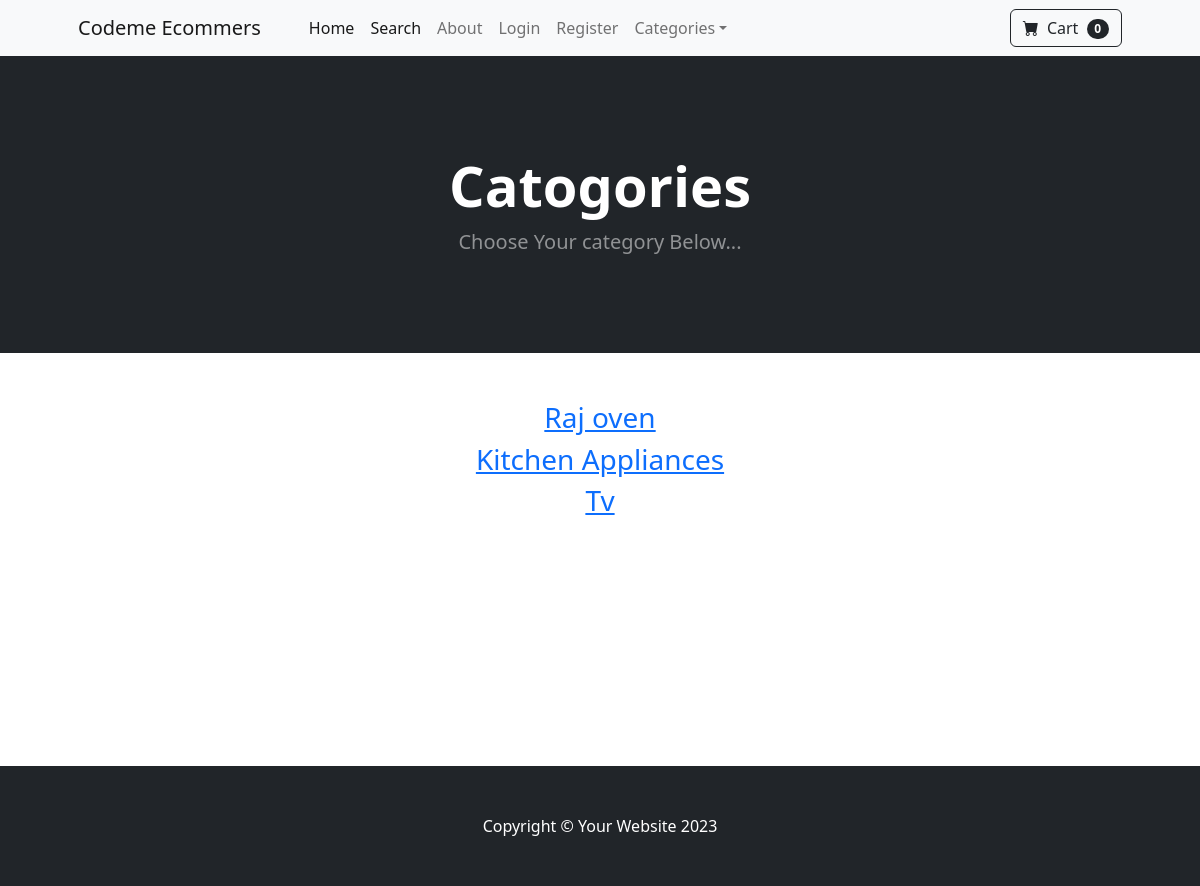
The app's page /category_summary/ with its own data.
### store/models.py (models this page shows)
class Category(models.Model):
  name = models.CharField(max_length=50)
  def __str__(self):
    return self.name

### store/views.py (the view)
# urls.py: path('category_summary/',views.category_summary, name='category_summary'),
def category_summary(request):
  categories = Category.objects.all()
  return render(request,"category_summary.html",{'categories':categories})

### cart/cart.py (called while the page is built)
  def __len__(self):
    return len(self.cart)

### cart/context_processors.py (called while the page is built)
def cart(request):
  return {'cart':Cart(request)}

### store/templates/category_summary.html
{% extends "base.html" %} {% block content %}
<header class="bg-dark py-5">
  <div class="container px-4 px-lg-5 my-5">
    <div class="text-center text-white">
      <h1 class="display-4 fw-bolder">Catogories</h1>
      <p class="lead fw-normal text-white-50 mb-0">
        Choose Your category Below...
      </p>
    </div>
  </div>
</header>
<div class="container">
  <div class="row">
    <center>
      <div class="col-8">
        <br /><br />
        {% for category in categories %}
        <h3><a href="{% url 'category' category %}">{{ category }} </a></h3>
        {% endfor %}
      </div>
    </center>
  </div>
</div>
<br /><br />
<br /><br />
<br /><br />
<br /><br />
<br /><br />
{% endblock %}

### records on screen
Category: name "Raj oven"
Category: name "Kitchen Appliances"
Category: name "Tv"

### other values on screen
{{ cart|length }} "0"
